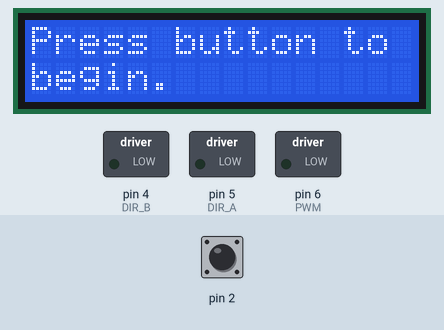
A sketch run on a simulated Arduino Uno, built with avr-gcc and run on an emulated ATmega328P. On the bench: 16×2 character LCD, switched loads named in the sketch (green lamp = pin HIGH). Inputs (shaded band) come from the test bench; at power-on: pin 2 HIGH. What the sketch prints to the serial monitor is not drawn.

Above: at 1.7 s.
1.8 s: pin 2 driven LOW
At 2.2 s:
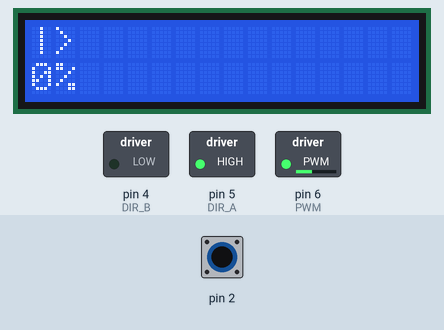
4.8 s: pin 2 pulsed HIGH 2 times (0.12 s each, 0.3 s apart)
At 5.07 s:
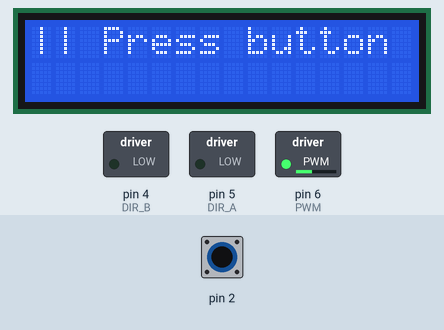
Timing chart, 0 to 7.8 s (numbered marks = the images above; inputs shaded):
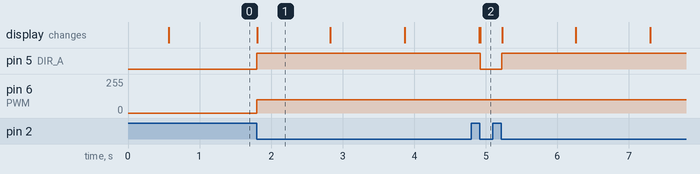

The sketch:

capstonecodes-10-17.ino
```cpp
/*
SparkFun Inventor's Kit for Arduino
Example sketch 12

SparkFun Motor Driver

Use the SparkFun Motor Driver to control the speed and direction of a motor

This sketch was written by SparkFun Electronics,
with lots of help from the Arduino community.
This code is completely free for any use.
Visit http://learn.sparkfun.com/products/2 for SIK information.
Visit http://www.arduino.cc to learn more about Arduino.
*/
#include <LiquidCrystal.h>

//define the two direction logic pins and the speed / PWM pin
const int DIR_A = 5;
const int DIR_B = 4;
const int PWM = 6;
LiquidCrystal lcd (12, 11, 10, 9, 8, 7);

bool running = false;
bool wasRunning = false;
bool reset = false;
int count = 1;
int motorSpeed = 100;
const int percentMilis = 100;
int finishedMilis = percentMilis * 100;
String percentStr = String("0%");


void setup()
{
//set all pins as output
pinMode(DIR_A, OUTPUT);
pinMode(DIR_B, OUTPUT);
pinMode(PWM, OUTPUT);

   // set the number of columns and the number of lines of lcd
  lcd.begin (16, 2);
  running = false;
  wasRunning = false;
  reset = false;
  count = 1;
  percentStr = String("0%");
  // I see the message on the display
  lcd.print ("Initializing");
  reset = false;
  delay(500);
  lcd.clear();
  lcd.print("Press button to");
  lcd.setCursor(0,1);//write the rest on new line
  lcd.print("begin.");
  Serial.begin(9600);//initialize serial output for debugging FIXME
  attachInterrupt(digitalPinToInterrupt(2), toggleDelivery, FALLING); //attach button interupt to pin D2
}

void loop()
{
 if(running){
    if(count % percentMilis == 0){
      percentStr = String(count / percentMilis) + String("\%");
      lcd.clear();
      lcd.print("|>");
      lcd.setCursor(0,1);
      lcd.print(percentStr);
    }
    if(!wasRunning){
      //drive forward at full speed by pulling DIR_A High
      //and DIR_B low, while writing a full 255 to PWM to
      //control speed
      digitalWrite(DIR_A, HIGH);
      digitalWrite(DIR_B, LOW);
      analogWrite(PWM, motorSpeed);
      lcd.clear();
      lcd.print("|>");
      lcd.setCursor(0,1);
      lcd.print(percentStr);
      running = true;
      wasRunning = true;
    }
    if(count == finishedMilis){
      //drive forward at full speed by pulling DIR_A High
      //and DIR_B low, while writing a full 255 to PWM to
      //control speed
      digitalWrite(DIR_A, LOW);
      digitalWrite(DIR_B, LOW);
      analogWrite(PWM, motorSpeed);
      attachInterrupt(digitalPinToInterrupt(2), toggleReset, FALLING); //attach button interupt to pin D2
      lcd.clear();
      lcd.print("Complete, press");
      lcd.setCursor(0,1);
      lcd.print("button to reset");
      while(!reset){
        delay(10);
      }
      setup();
    }
    count++;
    Serial.println(count);
    Serial.println(count %  1000);
  }
  else if(!running && wasRunning){
    //drive forward at full speed by pulling DIR_A High
    //and DIR_B low, while writing a full 255 to PWM to
    //control speed
    digitalWrite(DIR_A, LOW);
    digitalWrite(DIR_B, LOW);
    analogWrite(PWM, motorSpeed);
    lcd.clear();
    lcd.print("|| Press button");
    lcd.setCursor(0,1);
    wasRunning = false;
  }
  delay(10);
 }

void toggleDelivery(){
 running = !running;
 delay(5);
}

void toggleReset(){
  reset = true;
  delay(5);
}
```

Measured:
- after the input at 1.8 s, pin 5 (DIR_A): LOW → HIGH at once; pin 6 (PWM): 0/255 → 100/255 at once; the display: changes at once (image 1)
- after the input at 4.8 s, pin 5 (DIR_A): HIGH → LOW after 0.12 s, → HIGH 0.30 s later; the display: first differs from a run without the input after 0.13 s (image 2)
- what the display in image 1 shows lasts 1.0 s, from 1.8 s to 2.8 s
